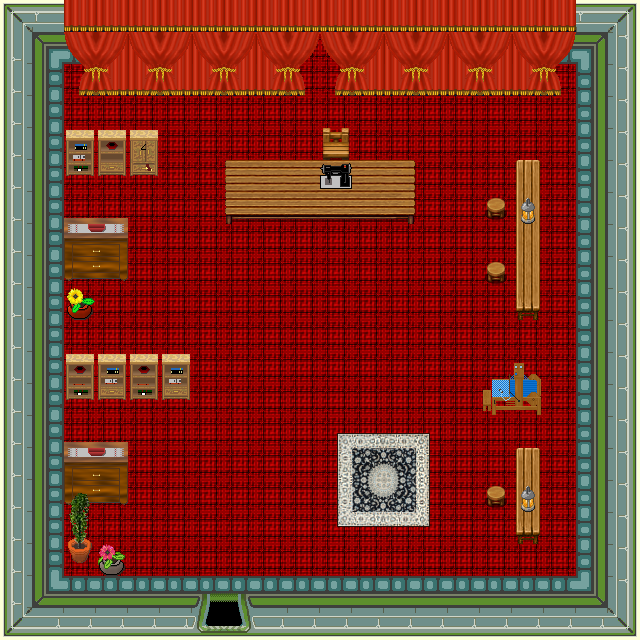

Tiled map render using the project's own tile images. Description and the map definition, with tile-layer contents summarised, below:
An orthogonal 20x20 tile map with 32x32 px tiles, 4 tile layers (0_floor, 1_terrain, 2_object, 3_roof), 3 hidden layers not drawn, 21 tilesets.

<map version="1.0" tiledversion="1.1.3" orientation="orthogonal" renderorder="right-down" width="20" height="20" tilewidth="32" tileheight="32" infinite="0" nextobjectid="1">
 <tileset firstgid="1" name="../../tileset/building/wall/int_blue_green.png" tilewidth="32" tileheight="32" tilecount="16" columns="4">
  <image source="../../tileset/building/wall/int_blue_green.png" trans="ff00ff" width="128" height="128" />
 </tileset>
 <tileset firstgid="17" name="../../tileset/building/wall/int_green_blue.png" tilewidth="32" tileheight="32" tilecount="16" columns="4">
  <image source="../../tileset/building/wall/int_green_blue.png" trans="ff00ff" width="128" height="128" />
 </tileset>
 <tileset firstgid="33" name="../../tileset/building/entrance/blue_green.png" tilewidth="32" tileheight="32" tilecount="8" columns="2">
  <image source="../../tileset/building/entrance/blue_green.png" trans="ff00ff" width="64" height="128" />
 </tileset>
 <tileset firstgid="41" name="../../tileset/furniture/table/long_front_on.png" tilewidth="32" tileheight="32" tilecount="3" columns="1">
  <image source="../../tileset/furniture/table/long_front_on.png" width="32" height="96" />
 </tileset>
 <tileset firstgid="44" name="../../tileset/plant/indoor/pot_plant.png" tilewidth="32" tileheight="32" tilecount="3" columns="1">
  <image source="../../tileset/plant/indoor/pot_plant.png" width="32" height="96" />
 </tileset>
 <tileset firstgid="47" name="../../tileset/furniture/shelve/bright_bookshelf_and_cupboard.png" tilewidth="32" tileheight="32" tilecount="6" columns="3">
  <image source="../../tileset/furniture/shelve/bright_bookshelf_and_cupboard.png" width="96" height="64" />
 </tileset>
 <tileset firstgid="53" name="../../tileset/furniture/chair/stool.png" tilewidth="32" tileheight="32" tilecount="1" columns="1">
  <image source="../../tileset/furniture/chair/stool.png" width="32" height="32" />
 </tileset>
 <tileset firstgid="54" name="../../tileset/furniture/light/small_lamp.png" tilewidth="32" tileheight="32" tilecount="4" columns="4">
  <image source="../../tileset/furniture/light/small_lamp.png" width="128" height="32" />
 </tileset>
 <tileset firstgid="58" name="../../tileset/furniture/curtain/red_gold_gathered.png" tilewidth="32" tileheight="32" tilecount="6" columns="2">
  <image source="../../tileset/furniture/curtain/red_gold_gathered.png" width="64" height="96" />
 </tileset>
 <tileset firstgid="64" name="../../tileset/logic/collision.png" tilewidth="32" tileheight="32" tilecount="1" columns="1">
  <image source="../../tileset/logic/collision.png" width="32" height="32" />
 </tileset>
 <tileset firstgid="65" name="carpets.png" tilewidth="32" tileheight="32" tilecount="8" columns="4">
  <image source="../../tileset/furniture/carpet/carpets.png" width="128" height="64" />
 </tileset>
 <tileset firstgid="73" name="drawer.png" tilewidth="32" tileheight="32" tilecount="6" columns="2">
  <image source="../../tileset/furniture/other/drawer.png" width="64" height="96" />
 </tileset>
 <tileset firstgid="79" name="flower_vase.png" tilewidth="32" tileheight="32" tilecount="3" columns="3">
  <image source="../../tileset/plant/indoor/flower_vase.png" width="96" height="32" />
 </tileset>
 <tileset firstgid="82" name="nain_rug.png" tilewidth="32" tileheight="32" tilecount="16" columns="4">
  <image source="../../tileset/furniture/carpet/nain_rug.png" width="128" height="128" />
 </tileset>
 <tileset firstgid="98" name="sewing machine" tilewidth="32" tileheight="32" tilecount="1" columns="1">
  <image source="../../tileset/item/sewing_machine.png" width="32" height="32" />
 </tileset>
 <tileset firstgid="99" name="table" tilewidth="32" tileheight="32" tilecount="9" columns="3">
  <image source="../../tileset/furniture/table/wooden_rectangular.png" width="96" height="96" />
 </tileset>
 <tileset firstgid="108" name="chair" tilewidth="32" tileheight="32" tilecount="5" columns="5">
  <image source="../../tileset/furniture/chair/wooden.png" width="160" height="32" />
 </tileset>
 <tileset firstgid="113" name="loom" tilewidth="32" tileheight="32" tilecount="4" columns="2">
  <image source="../../tileset/furniture/other/loom.png" width="64" height="64" />
 </tileset>
 <tileset firstgid="117" name="ground" tilewidth="32" tileheight="32" tilecount="4" columns="4">
  <image source="../../tileset/ground/ground_2.png" width="128" height="32" />
 </tileset>
 <tileset firstgid="121" name="red_drapes" tilewidth="32" tileheight="32" tilecount="9" columns="3">
  <image source="../../tileset/furniture/curtain/red_drapes.png" width="96" height="96" />
 </tileset>
 <tileset firstgid="130" name="red_drapes" tilewidth="32" tileheight="32" tilecount="9" columns="3">
  <image source="../../tileset/furniture/curtain/red_drapes.png" width="96" height="96" />
 </tileset>
 <layer name="0_floor" width="20" height="20">
  <data>[400 cells, 400 non-empty, 2 distinct tile ids]</data>
 </layer>
 <layer name="1_terrain" width="20" height="20">
  <data>[400 cells, 199 non-empty, 54 distinct tile ids]</data>
 </layer>
 <layer name="2_object" width="20" height="20">
  <data>[400 cells, 64 non-empty, 14 distinct tile ids]</data>
 </layer>
 <layer name="3_roof" width="20" height="20">
  <data>[400 cells, 25 non-empty, 14 distinct tile ids]</data>
 </layer>
 <layer name="objects" width="20" height="20" visible="0">
  <data>[400 cells, 0 non-empty, 0 distinct tile ids]</data>
 </layer>
 <layer name="collision" width="20" height="20" visible="0" opacity="0.37">
  <data>[400 cells, 178 non-empty, 1 distinct tile ids]</data>
 </layer>
 <layer name="protection" width="20" height="20" visible="0">
  <data>[400 cells, 0 non-empty, 0 distinct tile ids]</data>
 </layer>
</map>
